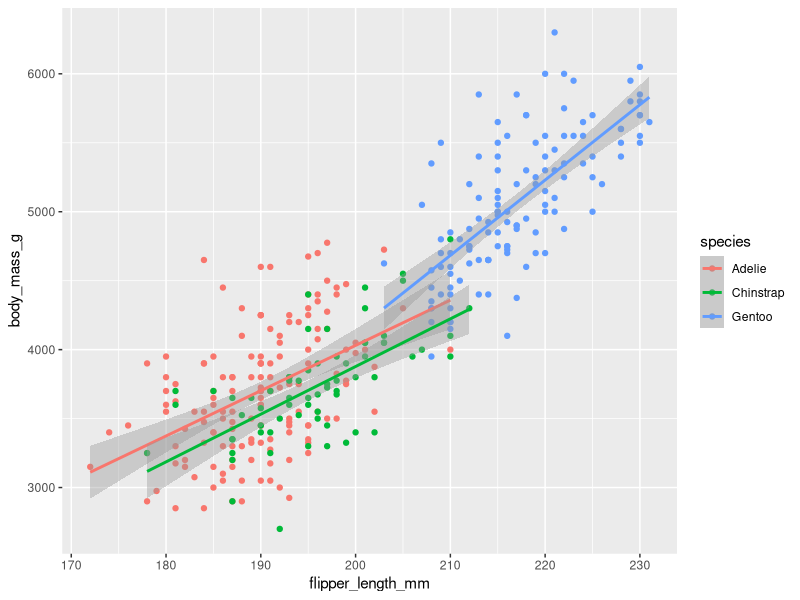
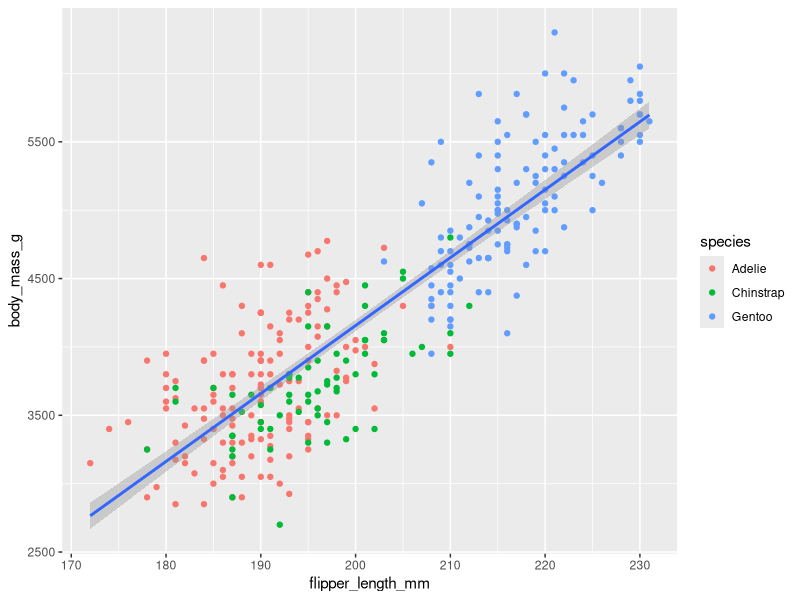
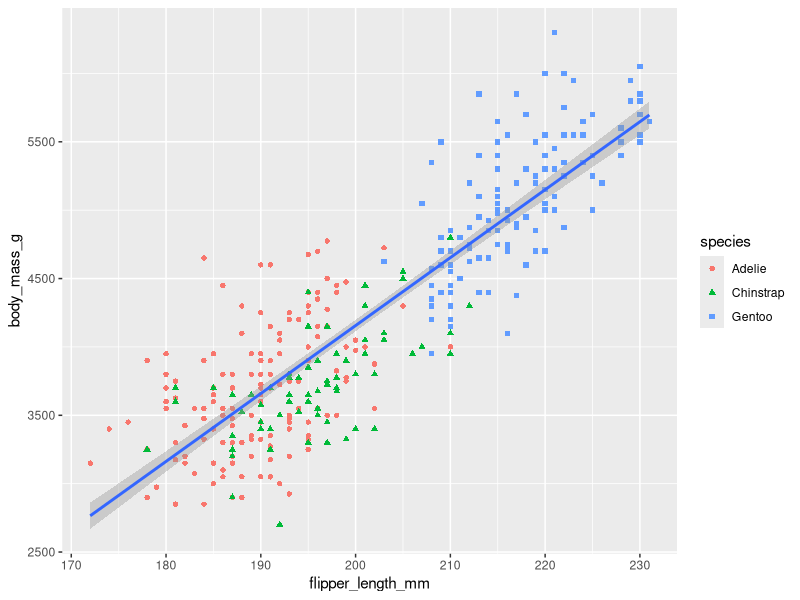
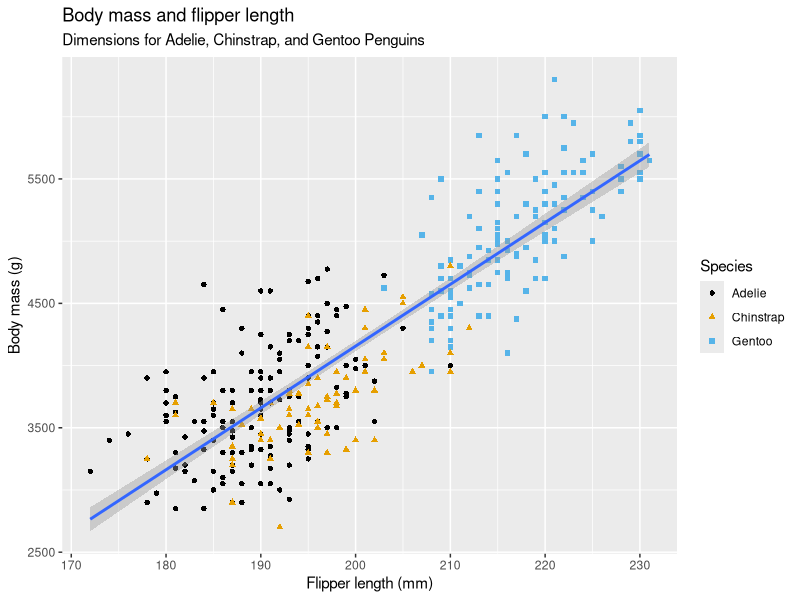
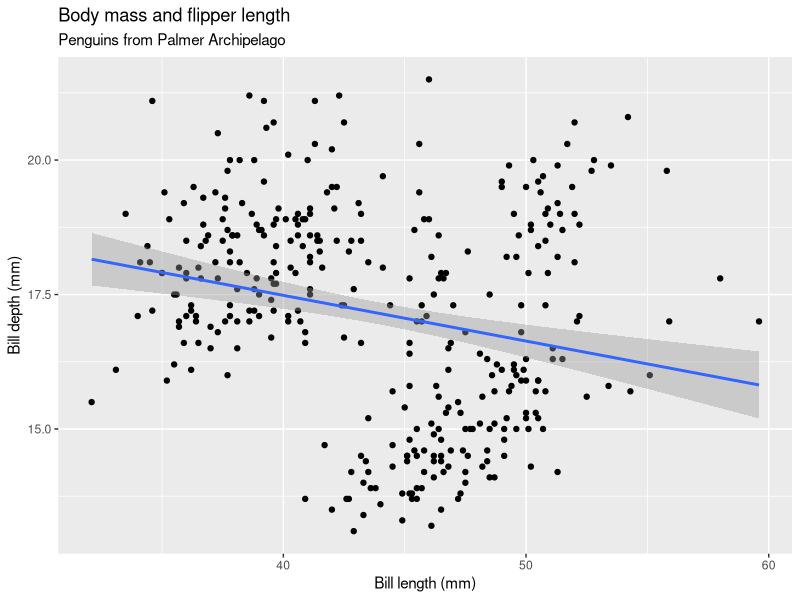
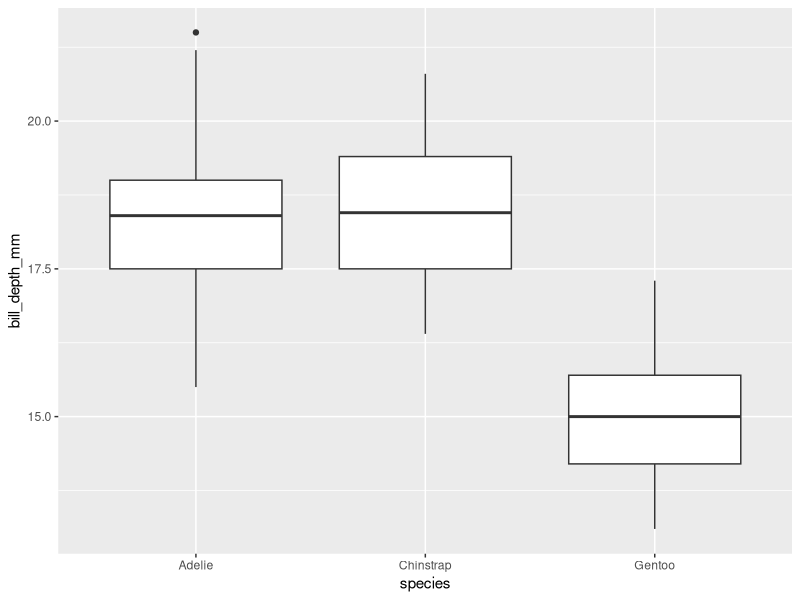

Source code (R) for these figures, in order: (Note: this script raises an error after producing the figures.)
###################################
## Chapter 1: Data Visualization ##
###################################
#https://r4ds.hadley.nz/data-visualize
#####
# 1.1 Introduction

# This chapter focuses on the ggplot2 package
# which is part of the tidyverse
# gg = grammar of graphics

library(tidyverse)

# Example 1
# scatter plot which will be used to introduce:
# aesthetic mappings
# and geometric objects ... main building blocks of ggplot2

library(palmerpenguins) #body measurements of 3 pengiun species
library(ggthemes) #colorblind safe colour palette AWESOME!

#####
# 1.2 First Steps

# variable = quantity, quality, or property that you can measure
# value = state of a variable when you measure it
# observation = set of measurements made under similar conditions
# tabular data = set of values, each associated with a variable and an observation;
# tabular data is considered 'tidy' when each value is in its own cell,
# each variable is in its own column, and each observation in its own row.

# For example, with this data set a variable refers to an attribute of all penguins,
# and an observation refers to all attributes for a single penguin.

# data in tibble
penguins
# data showing all variables and first row
glimpse(penguins)
# in RStudio, view the tibble in the data viewer GUI
View(penguins)

# My notes
#
# when a categorical variable is mapped to an aesthetic, in this case species to color,
# ggplot 2 automatically assigns a unique value to the aesthetic (color) 
# and unique levels to the variable (in this case species) THIS IS CALLED SCALING

# example of aesthetics assigned at the global level, meaning they are scaled for each layer
ggplot(
  data = penguins,
  mapping = aes(x = flipper_length_mm, y = body_mass_g, color = species)
) +
  geom_point() +
  geom_smooth(method = "lm")


# example of aesthetics at the local level
ggplot(
  data = penguins,
  mapping = aes(x = flipper_length_mm, y = body_mass_g)
) +
  geom_point(mapping = aes(color = species)) + #by using mapping, these aesthetics are applied at a local level
  geom_smooth(method = "lm")

# generally not a good idea to only use color for mapping in a plot because does not consider colour blindness
ggplot(
  data = penguins,
  mapping = aes(x = flipper_length_mm, y = body_mass_g)
) +
  geom_point(mapping = aes(color = species, shape = species)) +
  geom_smooth(method = "lm")

# can also change colors so they are color blind friendly
ggplot(
  data = penguins,
  mapping = aes(x = flipper_length_mm, y = body_mass_g)
) +
  geom_point(aes(color = species, shape = species)) +
  geom_smooth(method = "lm") +
  labs(
    title = "Body mass and flipper length",
    subtitle = "Dimensions for Adelie, Chinstrap, and Gentoo Penguins",
    x = "Flipper length (mm)", y = "Body mass (g)",
    color = "Species", shape = "Species"
  ) +
  scale_color_colorblind()

# Exercises
# 1.How many rows are in penguins? How many columns?
nrow(penguins) #344
ncol(penguins) #8

# 2.What does the bill_depth_mm variable in the penguins data frame describe? Read the help for ?penguins to find out.
# a number denoting bill length (millimeters)

# 3. Make a scatterplot of bill_depth_mm vs. bill_length_mm. That is, make a scatterplot with bill_depth_mm on the y-axis and bill_length_mm on the x-axis. Describe the relationship between these two variables.

ggplot(
  data = penguins,
  mapping = aes(x = bill_length_mm, y = bill_depth_mm)
) +
  geom_point() +
  geom_smooth(method = "lm") +
  labs(
    title = "Body mass and flipper length",
    subtitle = "Penguins from Palmer Archipelago",
    x = "Bill length (mm)", y = "Bill depth (mm)",
  ) +
  scale_color_colorblind()
# Bill depth decreases as bill length increases

# 4. What happens if you make a scatterplot of species vs. bill_depth_mm? What might be a better choice of geom?

ggplot(
  data = penguins,
  mapping = aes(x = species, y = bill_depth_mm)
) +
  #geom_point() # ugly
  geom_boxplot()

# 5. Why does the following give an error and how would you fix it?

ggplot(data = penguins) + 
  geom_point() # error because geom_point does not have any aesthetics

ggplot(data = penguins,
       mapping = aes(x = bill_length_mm, y = bill_depth_mm)
) + 
  geom_point()

# 6. What does the na.rm argument do in geom_point()? What is the default value of the argument? Create a scatterplot where you successfully use this argument set to TRUE.

# na.rm removes/does not plot missing values (NA)
# it's default is set to FALSE, such that missing values are removed with a warning 
# if set to TRUE the missing values are removed silently

# 7. Add the following caption to the plot you made in the previous exercise: “Data come from the palmerpenguins package.” Hint: Take a look at the documentation for labs().

ggplot(data = penguins,
       mapping = aes(x = bill_length_mm, y = body_mass_g)
) +
  geom_point(aes(color = sex, shape = sex), na.rm = TRUE) +
  geom_smooth(method = "lm") +
  labs(
    title = "Body mass and bill length",
    subtitle = "Dimensions for Penguin sex",
    x = "Bill length (mm)", y = "Body mass (g)",
    color = "Sex", shape = "Sex",
    caption = "Data come from the palmerpenguins package."
  ) +
  scale_color_colorblind()

# 8. Recreate the following visualization. What aesthetic should bill_depth_mm be mapped to? And should it be mapped at the global level or at the geom level?

ggplot(data = penguins,
       mapping = aes(x = flipper_length_mm, y = body_mass_g)
) +
  geom_point(aes(color = bill_depth_mm)) + #bill depth mapped at local level
  geom_smooth(method = "gam") 

# 9. Run this code in your head and predict what the output will look like. Then, run the code in R and check your predictions.

ggplot(
  data = penguins,
  mapping = aes(x = flipper_length_mm, y = body_mass_g, color = island)
) +
  geom_point() +
  geom_smooth(se = FALSE) #used method loess

# 10. Will these two graphs look different? Why/why not?
# No, they won't look different because the top plot has the aes() mapped globally, applying to both geoms;
# but the bottom plot has the same aes typed into each geom.

ggplot(
  data = penguins,
  mapping = aes(x = flipper_length_mm, y = body_mass_g)
) +
  geom_point() +
  geom_smooth()

ggplot() +
  geom_point(
    data = penguins,
    mapping = aes(x = flipper_length_mm, y = body_mass_g)
  ) +
  geom_smooth(
    data = penguins,
    mapping = aes(x = flipper_length_mm, y = body_mass_g)
  )

#####
# 1.3 ggplot2 calls

# Section 1.2 used a concise expression of ggplot2 which was super explicit
# This helps to learn, but less text makes it easier to see differences between plots

# e.g. compare these two versions of the same plot

ggplot(
  data = penguins,
  mapping = aes(x = flipper_length_mm, y = body_mass_g)
) +
  geom_point()


ggplot(penguins, aes(x = flipper_length_mm, y = body_mass_g)) + 
  geom_point()

# this also becomes a concern when programming (chapter 25)

# also will learn how to use pipes e.g.

penguins |> 
  ggplot(aes(x = flipper_length_mm, y = body_mass_g)) + 
  geom_point()

#####
# 1.4 Visualizing distributions

# categorical variable = a variable which can only take one of a small set of values

ggplot(penguins, aes(x = species)) +
  geom_bar()

# when categorical variables have non-ordered levels it's often preferable to 
# reorder the bars based on their frequencies
# to do so, you need to transform the variable to a factor
# then reorder the levels of that factor

ggplot(penguins, aes(x = fct_infreq(species))) +
  geom_bar()

# more on this in chapter 16

# numerical variable = quantitative and can be continuous or discrete


